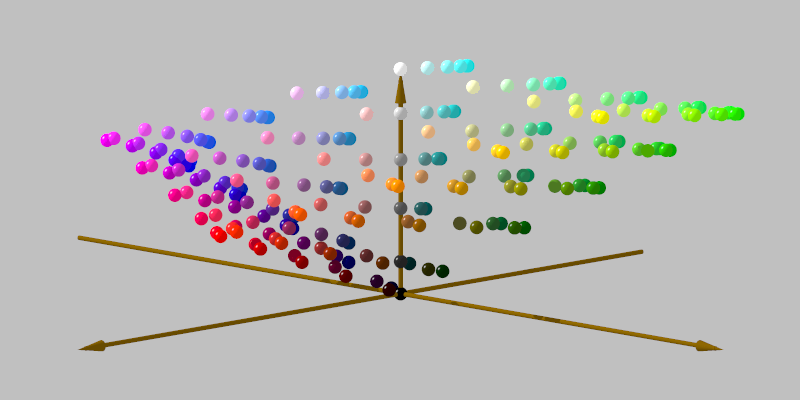
#> input picture test.jpg, 800 x 400 px
$ python processor.py
#> lines starting #> are read from the running program, lines starting #| are printed output that depends on the picture
import os
from PIL import Image, ImageFilter

class ImageProcessor:
    def __init__(self, input_path, output_folder="processed_outputs"):
        self.input_path = input_path
        self.output_folder = output_folder
        # Extract the filename without the extension (e.g., 'photo' from 'photo.jpg')
        self.filename = os.path.splitext(os.path.basename(input_path))

        # Create output directory if it doesn't exist
        if not os.path.exists(self.output_folder):
            os.makedirs(self.output_folder)

    def generate_all(self):
        """Runs all transformations and returns a list of created file paths."""
        results = [
            self.generate_thumbnail(),
            self.generate_grayscale(),
            self.generate_blur()
        ]
        return results

    def generate_thumbnail(self, size=(128, 128)):
#> called with size = (128, 128)
        with Image.open(self.input_path) as img:
#> img is the input picture: PIL image 800x400 RGB; mean R, G, B 186.1, 184.2, 182.4
            img.thumbnail(size)
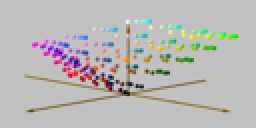
#> img: PIL image 128x64 RGB (shown 2 times larger); mean R, G, B 186.1, 184.2, 182.5
            path = os.path.join(self.output_folder, f"{self.filename}_thumb.jpg")
            # Convert to RGB to ensure it can be saved as JPEG (handles PNG transparency)
            img.convert("RGB").save(path, "JPEG")
            return path

    def generate_grayscale(self):
        with Image.open(self.input_path) as img:
            grayscale_img = img.convert("L")
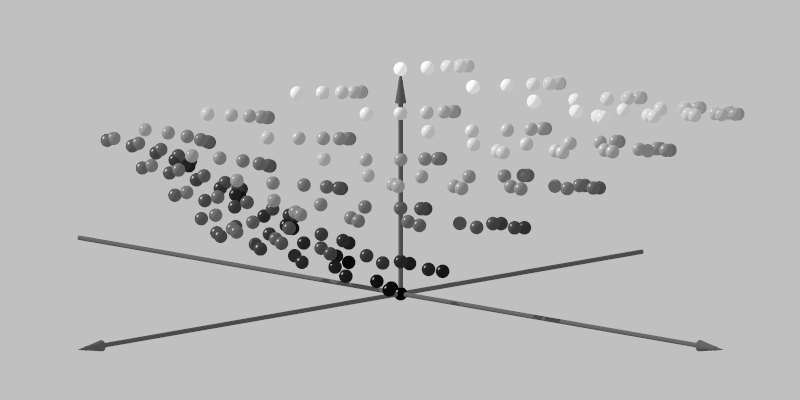
#> grayscale_img: PIL image 800x400 L; min 0, max 255, mean 184.6
            path = os.path.join(self.output_folder, f"{self.filename}_gray.jpg")
            grayscale_img.save(path, "JPEG")
            return path

    def generate_blur(self, radius=5):
#> called with radius = 5
        with Image.open(self.input_path) as img:
            blurred_img = img.filter(ImageFilter.GaussianBlur(radius))
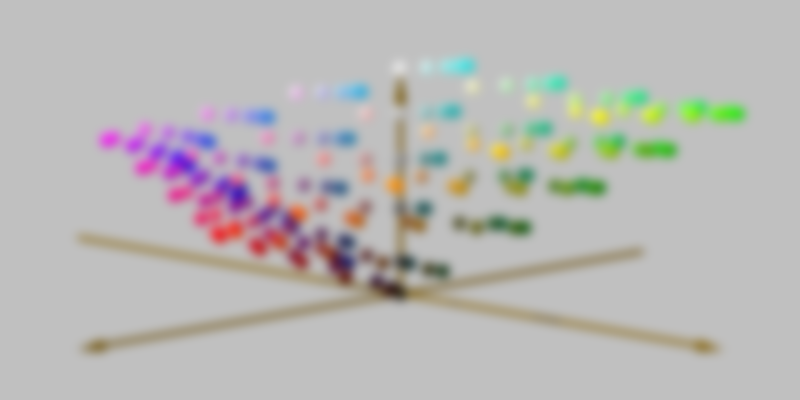
#> blurred_img: PIL image 800x400 RGB; mean R, G, B 186.1, 184.2, 182.5
            path = os.path.join(self.output_folder, f"{self.filename}_blurred.jpg")
            blurred_img.convert("RGB").save(path, "JPEG")
            return path

# --- Local Testing Block ---
if __name__ == "__main__":
    # Test this by putting any image in the folder and naming it 'test.jpg'
    TEST_IMAGE = "test.jpg"

    if os.path.exists(TEST_IMAGE):
        processor = ImageProcessor(TEST_IMAGE)
        print(f"Processing {TEST_IMAGE}...")
        created_files = processor.generate_all()
        print(f"Success! Created: {created_files}")
    else:
        print(f"Please add an image named '{TEST_IMAGE}' to the folder to test.")
